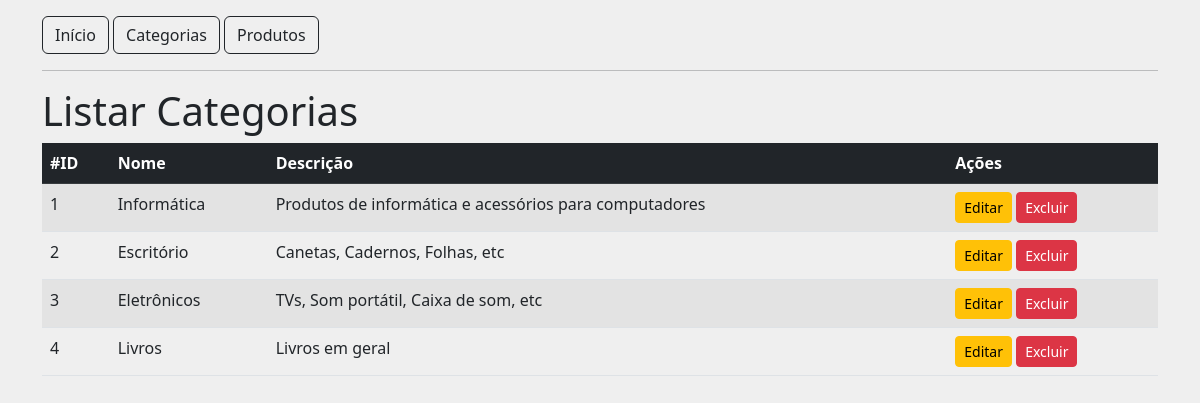
Screenshot of /categorias with the database file from the repository.
### tables this page shows
CREATE TABLE tb_category
(
    id INT NOT NULL PRIMARY KEY AUTO_INCREMENT,
    name VARCHAR(30) NOT NULL,
    description VARCHAR(100) NOT NULL
);

### src/Controller/AbstractController.php (called while the page is built, shortened)
<?php
abstract class AbstractController
{
    public function render(string $viewName, $data = null): void
    {
        include dirname(__DIR__) . '/View/_partials/header.php';
        include dirname(__DIR__) . "/View/{$viewName}.php";
        include dirname(__DIR__) . '/View/_partials/footer.php';
    }
}

### src/Controller/CategoryController.php (called while the page is built, shortened)
<?php
class CategoryController extends AbstractController
{
    public function listAction(): void
    {
        $con = Connection::getConnection();
        $result = $con->prepare('SELECT * FROM tb_category');
        $result->execute();
        parent::render('category/list', $result);
    }
}

### public/index.php (called while the page is built, shortened)
<?php
$url = explode('?', $_SERVER['REQUEST_URI'])[0];
$routes = include '../config/routes.php';
$methodName = $routes[$url]['method'];
(new $controllerName())->$methodName();

### src/View/category/list.php (the view)
<h1>Listar Categorias</h1>
<table class="table table-hover table-striped">
    <thead class="table-dark">
        <tr>
            <th>#ID</th>
            <th>Nome</th>
            <th>Descrição</th>
            <th>Ações</th>
        </tr>
    </thead>
    <tbody>
        <?php
            while ($category = $data->fetch(\PDO::FETCH_ASSOC)) {
                extract($category);
                echo '<tr>';
                    echo "<td> {$id}</td>";
                    echo "<td> {$name}</td>";
                    echo "<td> {$description}</td>";
                    echo "<td>
                        <a href='/categorias/editar?id={$id}' class='btn btn-warning btn-sm'>Editar</a>
                        <a href='/categorias/excluir?id={$id}' class='btn btn-danger btn-sm'>Excluir</a>
                    </td>";
                echo '</tr>';
            }
        ?>
    </tbody>
</table>

### src/View/_partials/header.php (shortened to what this page needs)
<!DOCTYPE html>
<html lang="pt-br">
<head>
    <link href="https://cdn.jsdelivr.net/npm/bootstrap@5.2.0-beta1/dist/css/bootstrap.min.css" rel="stylesheet">
</head>
<body class="container" style="background-color: #EFEFEF;">
    <nav class="mt-3">
        <a href="/" class="btn btn-outline-dark">Início</a>
        <a href="/categorias" class="btn btn-outline-dark">Categorias</a>
        <a href="/produtos" class="btn btn-outline-dark">Produtos</a>
    </nav>
    <hr>

### src/View/_partials/footer.php
</body>
</html>

### rows the page displays
tb_category: id "1", name "Informática", description "Produtos de informática e acessórios para computadores"
tb_category: id "2", name "Escritório", description "Canetas, Cadernos, Folhas, etc"
tb_category: id "3", name "Eletrônicos", description "TVs, Som portátil, Caixa de som, etc"
tb_category: id "4", name "Livros", description "Livros em geral"
